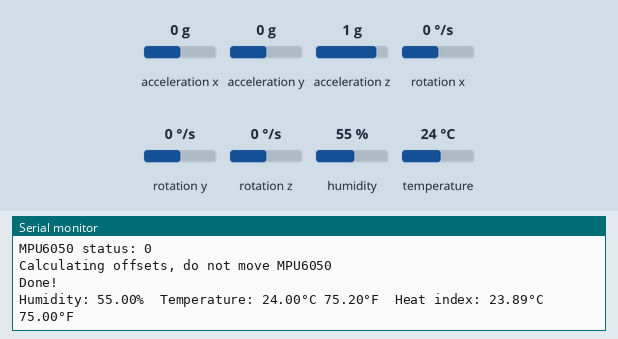
Recording of a sketch running on a simulated Arduino Uno, built with avr-gcc and run on an emulated ATmega328P. On the bench: the last lines printed to the serial monitor. Inputs (shaded band) come from the test bench; at power-on: acceleration x 0 g, humidity 55 %, temperature 24 °C, acceleration y 0 g, acceleration z 1 g, rotation x 0 °/s, rotation y 0 °/s, rotation z 0 °/s.

Above: at 3.2 s.
3.3 s: acceleration x set to -1.4 g
At 4.3 s:
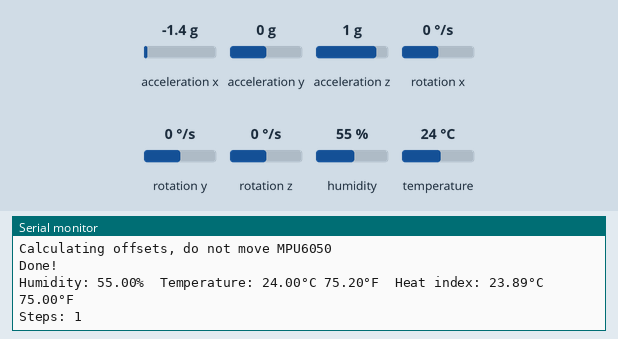
4.8 s: humidity set to 22 %
At 6.2 s:
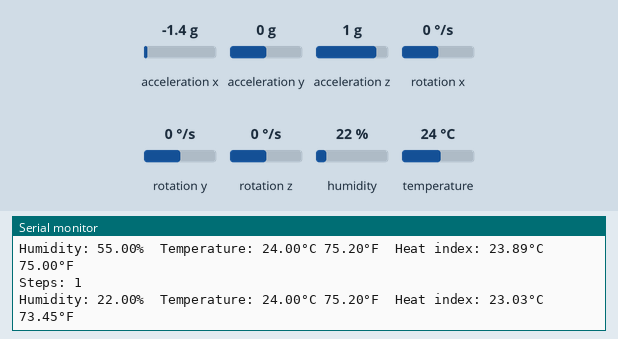
6.3 s: temperature set to 12 °C
7.8 s: humidity set to 40 %
At 10.19 s:
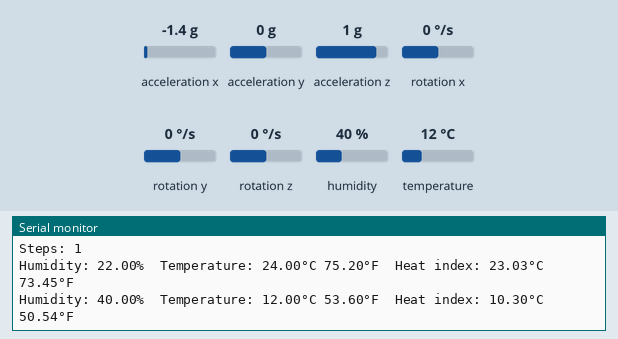

Measured:
- after the input at 3.3 s, the serial monitor: prints a new line at once (image 1)
- after the input at 4.8 s, the serial monitor: prints a new line after 1.2 s (image 2)
- after the input at 7.8 s, the serial monitor: prints a new line after 2.2 s (image 3)

The sketch:

SmartCap2.ino
```cpp
#include "Wire.h"
#include <MPU6050_light.h>
#include "DHT.h"

// Define pins
#define DHTPIN 4     // Digital pin connected to the DHT sensor
#define DHTTYPE DHT11   // DHT 11
#define MPU_UPDATE_INTERVAL 10 // Time interval for updating MPU data

// MPU6050 setup
MPU6050 mpu(Wire);
unsigned long mpuTimer = 0;

// Variables for step counting
int stepCount = 0;
bool stepDetected = false;
float stepThreshold = 1.0;  // Lower the threshold for more sensitivity
float lowerThreshold = 0.5; // Lower threshold to detect step end

// DHT11 setup
DHT dht(DHTPIN, DHTTYPE);

// Variables to store previous values for comparison
float prevHumidity = -1.0;
float prevTemperature = -1.0;
float prevHeatIndexC = -1.0;
float prevHeatIndexF = -1.0;
int prevStepCount = -1;  // Track previous step count

// Timing for DHT sensor
unsigned long dhtTimer = 0;
#define DHT_UPDATE_INTERVAL 2000 // Time interval for updating DHT data

void setup() {
  Serial.begin(9600);
  Wire.begin();

  // Initialize MPU6050
  byte status = mpu.begin();
  Serial.print(F("MPU6050 status: "));
  Serial.println(status);
  while(status != 0) { // stop everything if could not connect to MPU6050
    Serial.println(F("Could not connect to MPU6050, retrying..."));
    delay(1000);
    status = mpu.begin();
  }

  Serial.println(F("Calculating offsets, do not move MPU6050"));
  delay(1000);
  mpu.calcOffsets(); // gyro and accelero
  Serial.println("Done!\n");

  // Initialize DHT11
  dht.begin();
}

void loop() {
  unsigned long currentMillis = millis();

  // Update MPU6050 data
  if (currentMillis - mpuTimer > MPU_UPDATE_INTERVAL) {
    mpu.update();

    float ax = mpu.getAccX();
    float ay = mpu.getAccY();
    float az = mpu.getAccZ();

    // Calculate magnitude of the acceleration vector
    float magnitude = sqrt(ax * ax + ay * ay + az * az);

    // Step detection based on peak detection algorithm
    if (magnitude > stepThreshold && !stepDetected) {
      stepDetected = true;
      stepCount++;
      Serial.print("Steps: ");
      Serial.println(stepCount);
    } else if (magnitude < lowerThreshold && stepDetected) {
      stepDetected = false;
    }

    mpuTimer = currentMillis;
  }

  // Update DHT11 sensor data
  if (currentMillis - dhtTimer > DHT_UPDATE_INTERVAL) {
    float h = dht.readHumidity();
    float t = dht.readTemperature(); // Read temperature as Celsius
    float f = dht.readTemperature(true); // Read temperature as Fahrenheit

    // Check if any reads failed and exit early (to try again)
    if (isnan(h) || isnan(t) || isnan(f)) {
      Serial.println(F("Failed to read from DHT sensor!"));
    } else {
      // Compute heat index
      float hif = dht.computeHeatIndex(f, h);
      float hic = dht.computeHeatIndex(t, h, false);

      // Only display values if they have changed
      if (h != prevHumidity || t != prevTemperature || hic != prevHeatIndexC || hif != prevHeatIndexF) {
        Serial.print(F("Humidity: "));
        Serial.print(h);
        Serial.print(F("%  Temperature: "));
        Serial.print(t);
        Serial.print(F("°C "));
        Serial.print(f);
        Serial.print(F("°F  Heat index: "));
        Serial.print(hic);
        Serial.print(F("°C "));
        Serial.print(hif);
        Serial.println(F("°F"));

        // Update previous values
        prevHumidity = h;
        prevTemperature = t;
        prevHeatIndexC = hic;
        prevHeatIndexF = hif;
      }
    }
    dhtTimer = currentMillis;
  }
}
```
